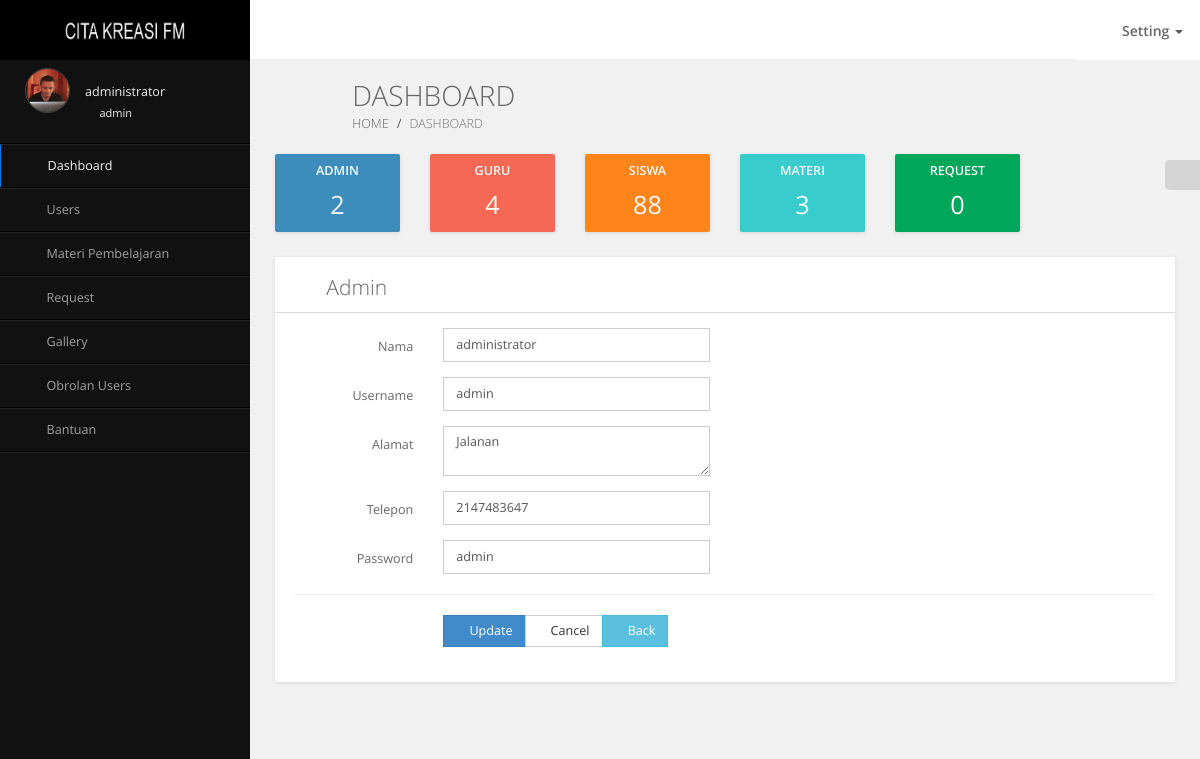
Page /dashboard?admin-edit=1 (signed in) on the committed database.
### tables this page shows
CREATE TABLE IF NOT EXISTS `users` (
  `id` int(11) NOT NULL AUTO_INCREMENT,
  `nomor_induk` int(16) DEFAULT NULL,
  `name` varchar(50) DEFAULT NULL,
  `username` varchar(30) DEFAULT NULL,
  `password` varchar(32) DEFAULT NULL,
  `telp` int(16) DEFAULT NULL,
  `alamat` text,
  `status` varchar(25) DEFAULT NULL,
  `gender` varchar(25) DEFAULT NULL,
  `foto` varchar(250) DEFAULT NULL,
  `access` varchar(7) DEFAULT NULL,
  `kelas` varchar(20) NOT NULL,
  PRIMARY KEY (`id`)
);

### dashboard/function/edit.php (called while the page is built, shortened)
<?php
	if (isset($_GET['admin-edit'])) {
		$id 	=	$_GET['admin-edit'];
		$dataadmin 		= 	mysql_query("SELECT * FROM users WHERE id = $id");
		$row 			= 	mysql_fetch_array($dataadmin);
	}
?>

### dashboard/forms/edit_admin.php (the view)
<div class="row">
	<div class="col-md-12">
		<div class="grid">
			<div class="grid-header">
				<i class="fa fa-align-left"></i>
				<span class="grid-title">Admin</span>
				<div class="pull-right grid-tools">
					<a data-widget="collapse" title="Collapse"><i class="fa fa-chevron-up"></i></a>
					<a data-widget="reload" title="Reload"><i class="fa fa-refresh"></i></a>
				</div>
			</div>
			<div class="grid-body">
				<form role="form" class="form-horizontal" method="post">
					<div class="form-group">
						<label class="col-sm-2 control-label">Nama</label>
						<div class="col-md-4">
							<input type="text" class="form-control" name="name" value="<?php echo $row['name']; ?>" placeholder="Enter Nama" required>
						</div>
					</div>
					<div class="form-group">
						<label class="col-sm-2 control-label">Username</label>
						<div class="col-md-4">
							<input type="text" class="form-control" name="username" value="<?php echo $row['username']; ?>" placeholder="Enter Username" required>
						</div>
					</div>
					<div class="form-group">
						<label class="col-sm-2 control-label">Alamat</label>
						<div class="col-md-4">
							<textarea class="form-control" name="alamat" required><?php echo $row['alamat']; ?></textarea>
						</div>
					</div>
					<div class="form-group">
						<label class="col-sm-2 control-label">Telepon</label>
						<div class="col-md-4">
							<input type="text" class="form-control" name="telp" value="<?php echo $row['telp']; ?>" placeholder="No. Telepon" required>
					</div>
					</div>
					<div class="form-group">
						<label class="col-sm-2 control-label">Password</label>
						<div class="col-md-4">
							<input type="text" class="form-control" name="password" value="<?php echo $row['password']; ?>" placeholder="Ubah Password" required>
						</div>
					</div>
					<hr/>
					<div class="form-group">
						<div class="col-md-2"></div>
						<div class="col-md-4 btn-group">
							<button type="submit" class="btn btn-primary" name="admin-update"><span class="fa fa-save"></span> Update</button>
							<button type="reset" class="btn btn-default"><span class="fa fa-eraser"></span> Cancel</button>
							<a href="?users=admin" class="btn btn-info"><span class="fa fa-reply"></span> Back</a>
						</div>
					</div>
				</form>
			</div>
		</div>
	</div>
</div>

### assets/css/maindb.css (style rules this page uses)
html, body { overflow-x: hidden !important; font-family: 'Open Sans', sans-serif; min-height: 100%; background: #f1f1f1; }
a { color: #428bca; }
.btn { font-weight: 500; font-size: 1em; border-radius: 0; margin-bottom: 5px; }
.grid { position: relative; width: 100%; background: #fff; color: #666666; border-radius: 2px; margin-bottom: 25px; box-shadow: 0px 1px 4px rgba(0, 0, 0, 0.1); }
.grid .grid-header { position: relative; border-bottom: 1px solid #ddd; padding: 15px 10px 10px 20px; }
.grid .grid-header:before, .grid .grid-header:after { display: table; content: " "; }
.grid .grid-header:after { clear: both; }
.grid .grid-header span, .grid .grid-header > .fa { display: inline-block; margin: 0; font-weight: 300; font-size: 1.5em; float: left; }
.grid .grid-header span { padding: 0 5px; }
.grid .grid-header > .fa { padding: 5px 10px 0 0; }
.grid .grid-header > .grid-tools { padding: 4px 10px; }
.grid .grid-header > .grid-tools a { color: #999999; padding-left: 10px; cursor: pointer; }
.grid .grid-body { padding: 15px 20px 15px 20px; font-size: 0.9em; line-height: 1.9em; }
.form-group label { font-weight: 400; }
.form-control { -webkit-border-radius: 0px !important; -moz-border-radius: 0px !important; border-radius: 0px !important; box-shadow: none; font-size: 1em; }

### rows in the picture
users: name "administrator", username "admin", alamat "Jalanan", telp "2147483647", password "admin"

### other values in the picture
$_SESSION['name'] "administrator"
$_SESSION['username'] "admin"
$data['total'] "2"
$data['total'] "4"
$data['total'] "88"
$data['total'] "3"
$data['total'] "0"
